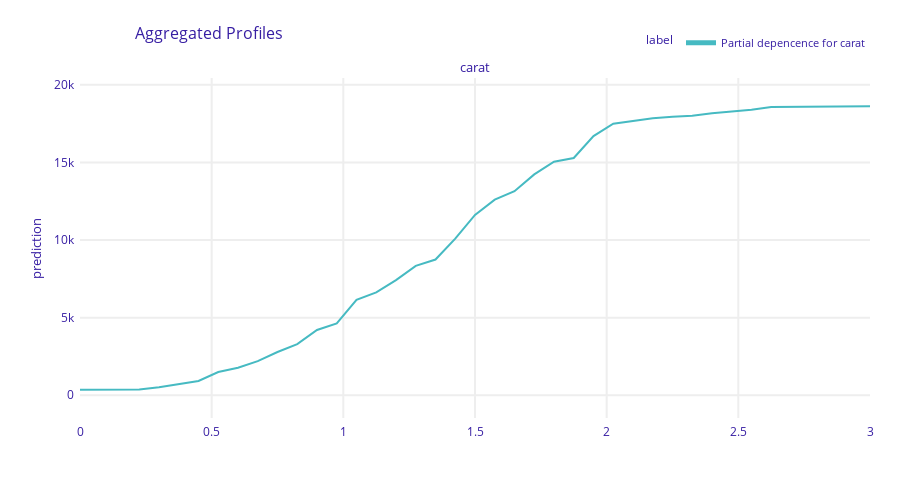

This figure's notebook cell:
### Code cell
# Interpret model
import numpy as np
import dalex as dx

# Partial dependence plots on training data
def pred_fun(model, df):
    X = encoder.transform(df)
    dX = xgb.DMatrix(X, feature_names=feature_names)
    return model.predict(dX)


exp = dx.Explainer(fit, df_train, predict_function=pred_fun, verbose=False)

pdp_num = exp.model_profile(
    variable_splits={"carat": np.linspace(0, 3, 41)},
    label="Partial depencence for carat",
    verbose=False,
)
pdp_num.plot()

### Figure 1 — Plotly figure (JSON) as saved in the notebook; plotly's stock layout.template omitted (floating-point values rounded to 4 significant figures)
{"data": [{"customdata": [[3925.0, "Partial depencence for carat", "carat"], [3925.0, "Partial depencence for carat", "carat"], [3925.0, "Partial depencence for carat", "carat"], [3925.0, "Partial depencence for carat", "carat"], [3925.0, "Partial depencence for carat", "carat"], [3925.0, "Partial depencence for carat", "carat"], [3925.0, "Partial depencence for carat", "carat"], [3925.0, "Partial depencence for carat", "carat"], [3925.0, "Partial depencence for carat", "carat"], [3925.0, "Partial depencence for carat", "carat"], [3925.0, "Partial depencence for carat", "carat"], [3925.0, "Partial depencence for carat", "carat"], [3925.0, "Partial depencence for carat", "carat"], [3925.0, "Partial depencence for carat", "carat"], [3925.0, "Partial depencence for carat", "carat"], [3925.0, "Partial depencence for carat", "carat"], [3925.0, "Partial depencence for carat", "carat"], [3925.0, "Partial depencence for carat", "carat"], [3925.0, "Partial depencence for carat", "carat"], [3925.0, "Partial depencence for carat", "carat"], [3925.0, "Partial depencence for carat", "carat"], [3925.0, "Partial depencence for carat", "carat"], [3925.0, "Partial depencence for carat", "carat"], [3925.0, "Partial depencence for carat", "carat"], [3925.0, "Partial depencence for carat", "carat"], [3925.0, "Partial depencence for carat", "carat"], [3925.0, "Partial depencence for carat", "carat"], [3925.0, "Partial depencence for carat", "carat"], [3925.0, "Partial depencence for carat", "carat"], [3925.0, "Partial depencence for carat", "carat"], [3925.0, "Partial depencence for carat", "carat"], [3925.0, "Partial depencence for carat", "carat"], [3925.0, "Partial depencence for carat", "carat"], [3925.0, "Partial depencence for carat", "carat"], [3925.0, "Partial depencence for carat", "carat"], [3925.0, "Partial depencence for carat", "carat"], [3925.0, "Partial depencence for carat", "carat"], [3925.0, "Partial depencence for carat", "carat"], [3925.0, "Partial depencence for carat", "carat"], [3925.0, "Partial depencence for carat", "carat"], [3925.0, "Partial depencence for carat", "carat"]], "hovertemplate": "<b>%{hovertext}</b><br><br>prediction=%{y:.3f}<br>mean_prediction=%{customdata[0]:.3f}<extra></extra>", "hovertext": ["Partial depencence for carat", "Partial depencence for carat", "Partial depencence for carat", "Partial depencence for carat", "Partial depencence for carat", "Partial depencence for carat", "Partial depencence for carat", "Partial depencence for carat", "Partial depencence for carat", "Partial depencence for carat", "Partial depencence for carat", "Partial depencence for carat", "Partial depencence for carat", "Partial depencence for carat", "Partial depencence for carat", "Partial depencence for carat", "Partial depencence for carat", "Partial depencence for carat", "Partial depencence for carat", "Partial depencence for carat", "Partial depencence for carat", "Partial depencence for carat", "Partial depencence for carat", "Partial depencence for carat", "Partial depencence for carat", "Partial depencence for carat", "Partial depencence for carat", "Partial depencence for carat", "Partial depencence for carat", "Partial depencence for carat", "Partial depencence for carat", "Partial depencence for carat", "Partial depencence for carat", "Partial depencence for carat", "Partial depencence for carat", "Partial depencence for carat", "Partial depencence for carat", "Partial depencence for carat", "Partial depencence for carat", "Partial depencence for carat", "Partial depencence for carat"], "legendgroup": "Partial depencence for carat", "line": {"color": "#46bac2", "dash": "solid", "width": 2}, "marker": {"symbol": "circle"}, "mode": "lines", "name": "Partial depencence for carat", "opacity": 1, "orientation": "v", "showlegend": true, "type": "scatter", "x": [0, 0.075, 0.15, 0.225, 0.3, 0.375, 0.45, 0.525, 0.6, 0.675, 0.75, 0.825, 0.9, 0.975, 1.05, 1.125, 1.2, 1.275, 1.35, 1.425, 1.5, 1.575, 1.65, 1.725, 1.8, 1.875, 1.95, 2.025, 2.1, 2.175, 2.25, 2.325, 2.4, 2.475, 2.55, 2.625, 2.7, 2.775, 2.85, 2.925, 3], "xaxis": "x", "y": [359.5, 359.5, 359.5, 375.8, 514.6, 715.9, 916.0, 1493.0, 1767.0, 2197.0, 2783.0, 3295.0, 4202.0, 4632.0, 6141.0, 6622.0, 7420.0, 8331.0, 8742.0, 10090.0, 11620.0, 12600.0, 13140.0, 14230.0, 15040.0, 15290.0, 16700.0, 17490.0, 17660.0, 17850.0, 17940.0, 18000.0, 18170.0, 18260.0, 18390.0, 18570.0, 18570.0, 18580.0, 18580.0, 18610.0, 18610.0], "yaxis": "y"}], "layout": {"annotations": [{"font": {"size": 13}, "showarrow": false, "text": "carat", "x": 0.5, "xanchor": "center", "xref": "paper", "y": 1, "yanchor": "bottom", "yref": "paper"}, {"font": {"size": 13}, "showarrow": false, "text": "prediction", "textangle": -90, "x": -0.07, "xref": "paper", "y": 0.5, "yref": "paper"}], "font": {"color": "#371ea3"}, "height": 489, "hovermode": "x unified", "legend": {"font": {"size": 11}, "itemsizing": "constant", "orientation": "h", "title": {"font": {"size": 12}, "text": "label"}, "tracegroupgap": 0, "x": 1, "xanchor": "right", "y": 1.061, "yanchor": "bottom"}, "margin": {"b": 71, "r": 30, "t": 78}, "title": {"font": {"size": 16}, "text": "Aggregated Profiles", "x": 0.15}, "xaxis": {"anchor": "y", "automargin": true, "domain": [0, 1], "fixedrange": true, "gridwidth": 2, "showticklabels": true, "tickcolor": "white", "ticklen": 3, "ticks": "outside", "title": {"text": ""}, "type": "linear", "zeroline": false}, "yaxis": {"anchor": "x", "automargin": true, "domain": [0, 1], "fixedrange": true, "gridwidth": 2, "range": [-1466.0, 20440.0], "tickcolor": "white", "ticklen": 3, "ticks": "outside", "title": {"text": ""}, "type": "linear", "zeroline": false}}}
